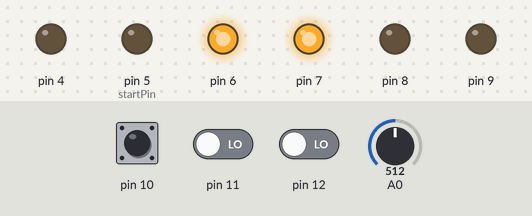
Bench run of a sketch on a simulated Arduino Uno, built with avr-gcc and run on an emulated ATmega328P. Parts: output pins drawn as LEDs (lit = HIGH). Inputs (shaded band) come from the test bench; at power-on: pin 12 LOW, A0 = 512, pin 10 HIGH, pin 11 LOW. What the sketch prints to the serial monitor is not drawn.

Above: at 7.1 s.
7.2 s: pin 12 driven HIGH
At 28.9 s:
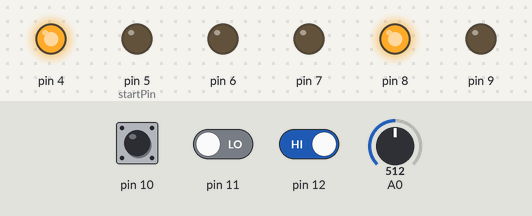
29.2 s: A0 set to 496
At 31.4 s:
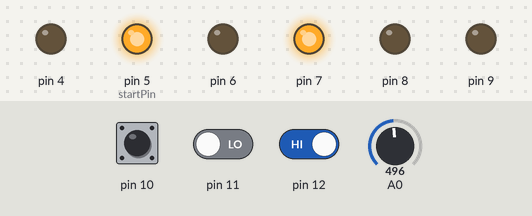
34.4 s: A0 set to 511
At 50.0 s:
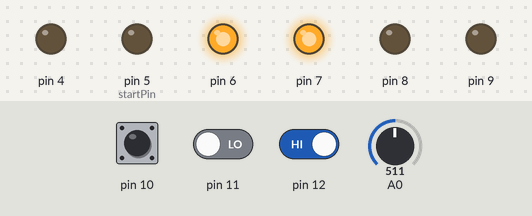
50.4 s: A0 set to 306
At 54.3 s:
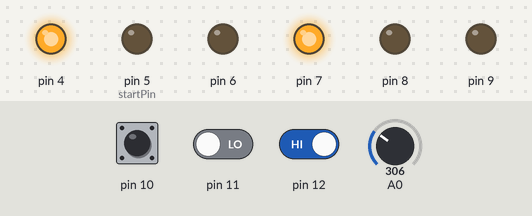
Timing chart, 0 to 55.4 s (numbered marks = the images above; inputs shaded):
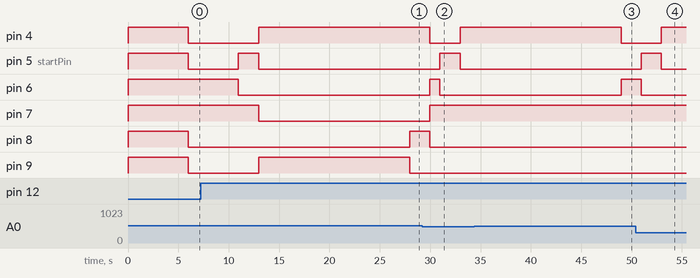

The sketch:

traffic_light.ino
```cpp
int eastWest = 0;
int northSouth = 1;
double IRBase = 0;

void setup() {
  // put your setup code here, to run once:
  Serial.begin(9600);
  int startPin = 5;

   // 4-9 are the output pins
  for (int i=4; i <= 9; i++)
    pinMode(i, OUTPUT);

  // 10-13 are the input pins
  for (int i=10; i <= 13; i++)
    pinMode(i, INPUT);

  for (int i=4; i <= 9; i++)
    digitalWrite(i, HIGH);

  for(int i=0; i < 100; i++){
    IRBase += analogRead(0);
    Serial.println(IRBase);
  }
  IRBase = IRBase/100;
  Serial.println(IRBase);
  delay(5000);
  for (int i=4; i <= 9; i++)
    digitalWrite(i, LOW);

  digitalWrite(6, HIGH);
  digitalWrite(7, HIGH);
}

void loop() {
  // put your main code here, to run repeatedly:

  /**            R Y G
   east-west =   7,8,9
   north-south = 4,5,6
  **/
  start:
  while(analogRead(0) <= IRBase - 4)
  {
    override:
    if (northSouth == 1)
    {
      digitalWrite(6, LOW);
      digitalWrite(5, HIGH);
      delay(2000);
      digitalWrite(5, LOW);
      northSouth = 0;
    }
    if (eastWest == 1)
    {
      digitalWrite(9, LOW);
      digitalWrite(8, HIGH);
      delay(2000);
      digitalWrite(8, LOW);
      eastWest = 0;
    }
    digitalWrite(7,HIGH);
    digitalWrite(4,HIGH);
    goto wait;
  }
  if (digitalRead(10) == 0 || digitalRead(12) == 0)
  {
    delay(5000);
    if (northSouth == 1)
    {
      digitalWrite(6, LOW);

      digitalWrite(5, HIGH);
      delay(2000);
      digitalWrite(5, LOW);

      northSouth = 0;
    }
    digitalWrite(7, LOW);
    digitalWrite(9, HIGH);

    digitalWrite(4, HIGH);
    eastWest = 1;
    goto wait;
  }

  if (digitalRead(11) == 0 || digitalRead(13) == 0)
  {
    delay(5000);
    if (eastWest == 1)
    {
      digitalWrite(9, LOW);

      digitalWrite(8, HIGH);
      delay(2000);
      digitalWrite(8, LOW);

      eastWest = 0;
    }
    digitalWrite(7, HIGH);

    digitalWrite(6, HIGH);
    digitalWrite(4, LOW);
    northSouth = 1;
    goto wait;
  }
  goto start;
  wait:
   for (int i=0; i<10; i++)
  {
    delay(1000);
    if(analogRead(0) <= IRBase - 4)
      goto override;
  }
  goto start;
}
```

Measured:
- the behaviour switches between 509 and 508 on A0 (found by bisection; images 1 and 2)
- after the input at 7.2 s, pin 8: LOW → HIGH after 20.8 s
- after the input at 29.2 s, pin 5 (startPin): LOW → HIGH after 1.8 s, → LOW 2.0 s later
- after the input at 34.4 s, pin 4: HIGH → LOW after 14.6 s; pin 6: LOW → HIGH after 14.6 s
- after the input at 50.4 s, pin 4: LOW → HIGH after 2.6 s; pin 5 (startPin): LOW → HIGH after 0.56 s, → LOW 2.0 s later; pin 6: HIGH → LOW after 0.56 s
